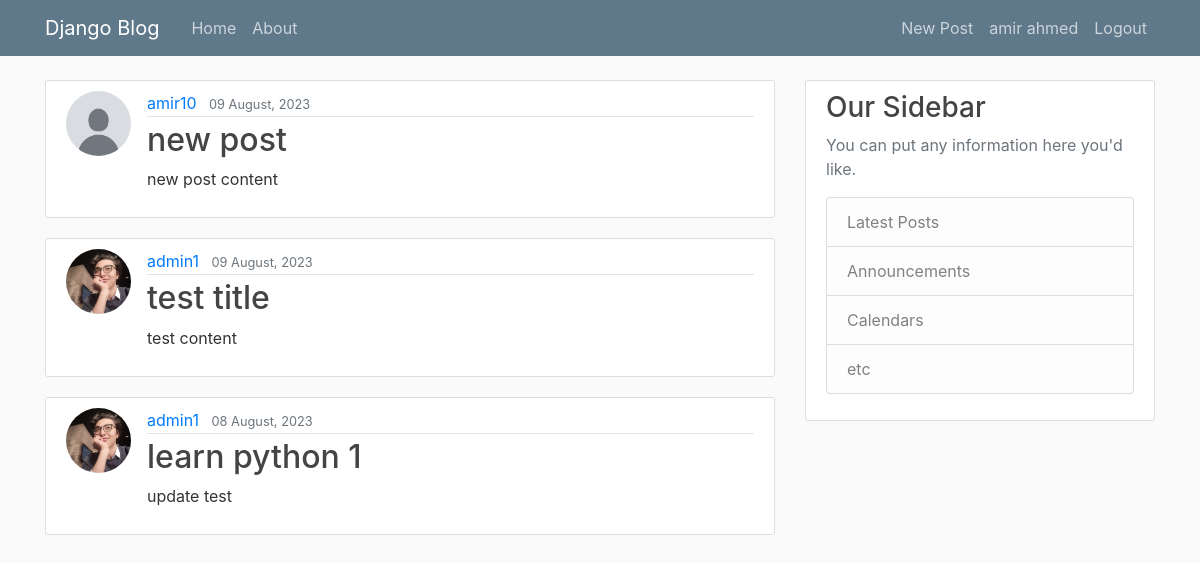
Screenshot of / (signed in) with the database file from the repository.
### core/models.py (models this page shows, shortened)
class Post(models.Model):
    title = models.CharField(max_length=50)
    content = models.TextField()
    posted_date = models.DateTimeField(default=timezone.now)
    author = models.ForeignKey(User,on_delete=models.CASCADE)
    slug = models.SlugField(max_length=50, null=True, blank=True,unique=True)
    def get_absolute_url(self):
        return reverse('post-detail', kwargs={"slug": self.slug})

### accounts/models.py (models this page shows, shortened)
class Profile(models.Model):
    user = models.OneToOneField(User,on_delete= models.CASCADE)
    img = models.ImageField(default='default.jpg',upload_to='profile_pics')

### core/views.py (the view)
# urls.py: path('', views.PostListView.as_view(), name='home'),
class PostListView(ListView):
    model = Post
    template_name = 'post_list.html'
    context_object_name = 'posts'
    ordering = ['-posted_date']
    paginate_by = 8

### core/templates/core/post_list.html (shortened to what this page needs)
{% extends "base.html" %}
{% block content %}
    {% for post in posts %}
        <article class="media content-section">
          <img class="rounded-circle article-img" src="{{ post.author.profile.img.url }}">
          <div class="media-body">
            <div class="article-metadata">
              <a class="mr-2" href="#">{{ post.author }}</a>
              <small class="text-muted">{{ post.posted_date|date:"d F,  Y" }}</small>
            </div>
            <h2><a class="article-title" href="{{ post.get_absolute_url }}">{{ post.title }}</a></h2>
            <p class="article-content">{{ post.content }}</p>
          </div>
        </article>
    {% endfor %}
{% endblock content %}

### templates/base.html (shortened to what this page needs)
{% load static %}
<!DOCTYPE html>
<html>
<head>
    <link rel="stylesheet" href="https://maxcdn.bootstrapcdn.com/bootstrap/4.0.0/css/bootstrap.min.css">
    <link rel="stylesheet" type="text/css" href="{% static 'main.css' %}">
</head>
<body>
    <header class="site-header">
      <nav class="navbar navbar-expand-md navbar-dark bg-steel fixed-top">
        <div class="container">
          <a class="navbar-brand mr-4" href="{% url 'home' %}">Django Blog</a>
          <div class="collapse navbar-collapse" id="navbarToggle">
            <div class="navbar-nav mr-auto">
              <a class="nav-item nav-link" href="{% url 'home' %}">Home</a>
              <a class="nav-item nav-link" href="{% url 'about' %}">About</a>
            </div>
            <div class="navbar-nav">
              {% if user.is_authenticated %}
                <a class="nav-item nav-link" href="{% url 'post-create' %}">New Post</a>
                <a class="nav-item nav-link" href="{% url 'profile' %}">{{ user.first_name }} {{ user.last_name }}</a>
                <a class="nav-item nav-link" href="{% url 'logout' %}">Logout</a>
              {% else %}
                <a class="nav-item nav-link" href="{% url 'login' %}">Login</a>
                <a class="nav-item nav-link" href="{% url 'register' %}">Register</a>
              {% endif %}
            </div>
          </div>
        </div>
      </nav>
    </header>
    <main role="main" class="container">
      <div class="row">
        <div class="col-md-8">
          {% block content %}{% endblock %}
        </div>
        <div class="col-md-4">
          <div class="content-section">
            <h3>Our Sidebar</h3>
            <p class='text-muted'>You can put any information here you'd like.
              <ul class="list-group">
                <li class="list-group-item list-group-item-light">Latest Posts</li>
                <li class="list-group-item list-group-item-light">Announcements</li>
                <li class="list-group-item list-group-item-light">Calendars</li>
                <li class="list-group-item list-group-item-light">etc</li>
              </ul>
            </p>
          </div>
        </div>
      </div>
    </main>
</body>
</html>

### static/main.css (style rules this page uses)
body { background: #fafafa; color: #333333; margin-top: 5rem; }
h1, h2, h3, h4, h5, h6 { color: #444444; }
ul { margin: 0; }
.bg-steel { background-color: #5f788a; }
.site-header .navbar-nav .nav-link { color: #cbd5db; }
.content-section { background: #ffffff; padding: 10px 20px; border: 1px solid #dddddd; border-radius: 3px; margin-bottom: 20px; }
.article-title { color: #444444; }
.article-content { white-space: pre-line; }
.article-img { height: 65px; width: 65px; margin-right: 16px; }
.article-metadata { padding-bottom: 1px; margin-bottom: 4px; border-bottom: 1px solid #e3e3e3 }

### rows the page displays
Post: author.profile.img (placeholder picture), author "amir10", posted_date "09 August, 2023", title "new post", content "new post content"
Post: author.profile.img (picture), author "admin1", posted_date "09 August, 2023", title "test title", content "test content"
Post: author.profile.img (picture), author "admin1", posted_date "08 August, 2023", title "learn python 1", content "update test"

### other values shown
{{ user.first_name }} "amir"
{{ user.last_name }} "ahmed"
